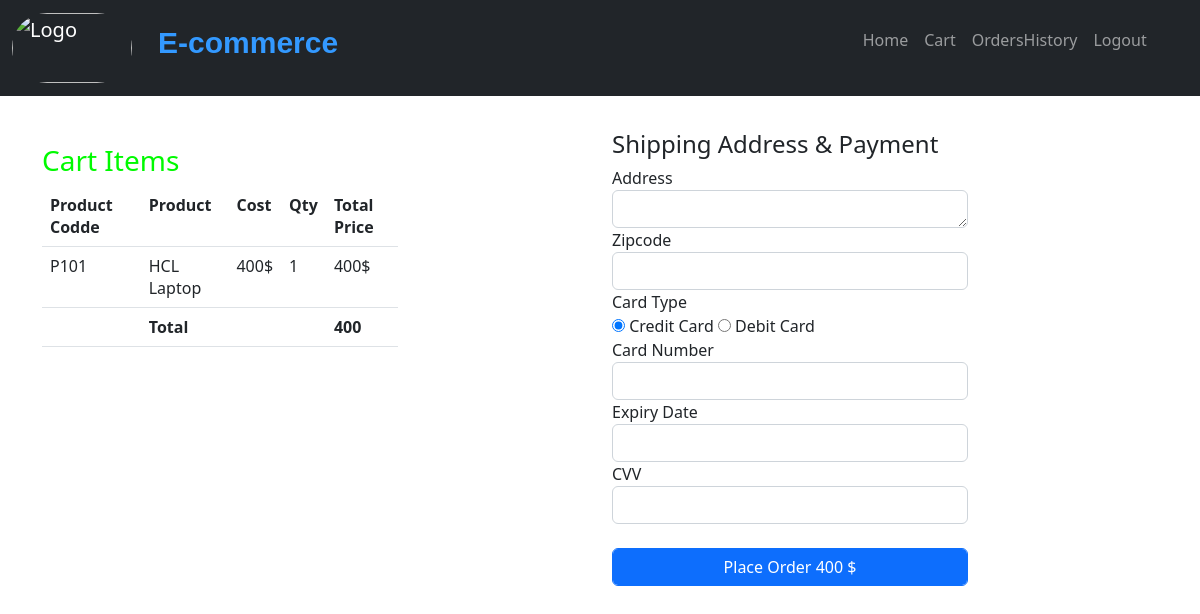
The app's page /ecommerce/shopping/cart.php?p=1 (signed in) with its own data.
### tables this page shows
CREATE TABLE `cart` (
  `id` int(11) NOT NULL,
  `productcode` varchar(15) DEFAULT NULL,
  `productname` varchar(60) DEFAULT NULL,
  `productdesc` varchar(100) DEFAULT NULL,
  `cost` float DEFAULT NULL,
  `qty` int(11) DEFAULT NULL,
  `totalcost` float DEFAULT NULL
);

### ecommerce/shopping/cart.php (the view, shortened to what this page needs)
<html>
<head>
   <?php include '../head_includes.php';?>
</head>
<body>
<?php
	include 'menu.php';
	include '../mysqldb.php';
 ?>
<div class='container'>
<h3 style='color:#00FA00'>Cart Items</h3>
	<div class='row'>
		<div class='col-4'>
			 <table class='table'>
				<tr><th>Product Codde</td> <th>Product</td> <th>Cost</td> <th>Qty</th><th>Total Price</th></tr>
				<tbody>
			<?php
					$total=0;
					$p=0;
					if(isset($_REQUEST['p']))
						$p=$_REQUEST['p'];
					else
						$p=0;
					 $qry1="select productcode,productname,cost,qty,totalcost from cart where id=".$p;
					 $rs1=mysqli_query($conn,$qry1);
					 while($row1=mysqli_fetch_assoc($rs1))
					 {
						 echo "<tr><td>".$row1['productcode']."</td><td>".$row1['productname']."</td><td>".$row1['cost']."$</td><td>".$row1['qty']."</td><td>".$row1['totalcost']."$</td></tr>";
						 $total= $total + $row1['totalcost'];
					 }
					echo "<tr><td ></td><td><b>Total</b></td><td></td><td></td><td><b>".$total."</b></td></tr>";
					echo "</tbody>";
					echo "</table>";
			?>
		</div>
		<div class='col-sm-2'>&nbsp;</div>
		<div class='col-sm-4'>
		<form name='f1' method='post' action='placeOrder.php' style='margin-top:-80px'>
		<div class='row'>
					<div class='col-sm-12'>
		<br>
					<h4>Shipping Address & Payment</h4>
				</div>
			</div>
			<div class='row'>
				<div class='col-sm-12'>
					Address<br>
					<textarea class='form-control' rows='1' name='address' required></textarea>
				</div>
			</div>
			<div class='row'>
				<div class='col-sm-12'>
					Zipcode<br>
					<input type='text' name='zipcode' class='form-control' required>
				</div>
			</div>
			<div class='row'>
				<div class='col-sm-12'>
					Card Type<br>
					<input type='radio' name='cardtype' value='credit' checked> Credit Card
					<input type='radio' name='cardtype' value='debit'> Debit Card
				</div>
			</div>
			<div class='row'>
				<div class='col-sm-12'>
					Card Number<br>
					<input type='number' name='cardno' class='form-control' min='1000000000000000' max='9999999999999999' required>
				</div>
			</div>
			<div class='row'>
				<div class='col-sm-12'>
					Expiry Date<br>
					<input type='text' name='expdate' class='form-control'   required>
				</div>
			</div>
			<div class='row'>
				<div class='col-sm-12'>
					CVV<br>
					<input type='number' name='cvv' class='form-control'   required>
				</div>
			</div>
			<div class='row'>
				<div class='col-sm-12'>
					<br><input type='submit' name='submit' value='Place Order <?php echo $total.' $';?>' class='form-control btn btn-primary'>
				</div>
			</div>
		</form>
		</div>
</div>
</body>
</html>

### records on screen
cart: productcode "P101", productname "HCL Laptop", cost "400", qty "1", totalcost "400"

### other values on screen
$total "400"
